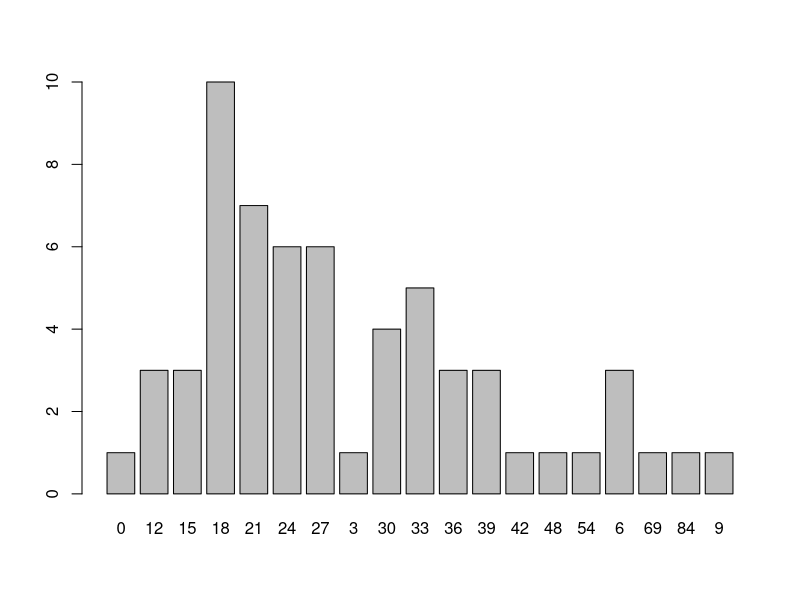

This chart was generated by the following R code:
#Code to solve the poisonous flowers puzzle

#Initialize
IterationLimit <- 100
InitFlwrCnt <- 99
NextSprayNum <- c()
NextSprayName <- c()
NextSprayKills <- 0
NextSprayGrowBack <- 0
CurrentFlwrCnt <- InitFlwrCnt
DATA <- structure(list(Iteration=integer(),
                       NextSprayNum=integer(),
                       NextSprayName=character(),
                       NextSprayKills=integer(),
                       NextSprayGrowBack=integer(),
                       NextSprayNetAffect=integer(),
                       CurrentFlwrCnt=integer()), 
              class = "data.frame")
Iteration <- 0

#Spray Types (killed, grow back)

Sprays <- data.frame(name = c('WeakSpray','MediumSpray','StrongSpray','IllegalSpray'), stringsAsFactors = FALSE)
Sprays$Num <- c(1,2,3,4)
Sprays$Kill <- c(3,5,14,17)
Sprays$GrowBack <- c(12,17,8,2)
Sprays$NetAffect <- Sprays$GrowBack - Sprays$Kill


#BEGIN WHILE LOOP#

while (Iteration < IterationLimit && CurrentFlwrCnt > 0) {

  Iteration <- Iteration + 1
  
  
    #Pick a next spray
    
    #If the current flower count = 3, 5, 14 or 17, use the corresponding spray to end the simulation, thus solving the problem
    if(is.na(match(CurrentFlwrCnt,Sprays$Kill)) == FALSE) {
      
      NextSprayNum <- match(CurrentFlwrCnt,Sprays$Kill)
      NextSprayName <- Sprays$name[NextSprayNum]
      NextSprayKills <- Sprays$Kill[NextSprayNum]
      NextSprayGrowBack <- 0
      
    } else {
      
                      ################## TODO pick one of the options that work randomly and continue
      #Sprays that will do something
      UsableSprays <- Sprays$Num[Sprays$Kill < CurrentFlwrCnt]
      
      #sprays that pretty much useless
      PointlessSprays <- Sprays$Num[(Sprays$Kill*6) < (CurrentFlwrCnt)]
      
      if (length(PointlessSprays) > 0 ) {
        possibleSprays <- UsableSprays[-c(PointlessSprays)]
      } else {
        possibleSprays <- UsableSprays
      }
                      
      NextSprayNum <- possibleSprays[round(runif(1,1,length(possibleSprays)))]


                      
                      #Just use the min
                        #NextSprayNum <- match(min(UsableSprays),Sprays$NetAffect)
                        #Sprays$NetAffect[Sprays$NetAffect>0]
                        #NextSprayNum <- round(runif(1,1,length(Sprays$NetAffect[Sprays$NetAffect>0])))
                    
                      
                      
                      NextSprayName <- Sprays$name[NextSprayNum]
                      NextSprayKills <- Sprays$Kill[NextSprayNum]
                      NextSprayGrowBack <- Sprays$GrowBack[NextSprayNum]
      
    }


################## TODO Record what happens
CurrentFlwrCnt <- CurrentFlwrCnt - NextSprayKills + NextSprayGrowBack
DATA[Iteration,] <- c(Iteration,NextSprayNum,NextSprayName,NextSprayKills,NextSprayGrowBack,NextSprayGrowBack-NextSprayKills,CurrentFlwrCnt)


#End of while loop
}

print(DATA)

barplot(table(DATA[,7]))
# rank(table(DATA[,7]))
# blah <- rank(table(DATA[,7]))
# sort(DATA[,7], decreasing=F)
# DATA[,7]
# typeof(CurrentFlwrCnt)
# DATA$CurrentFlwrCnt
